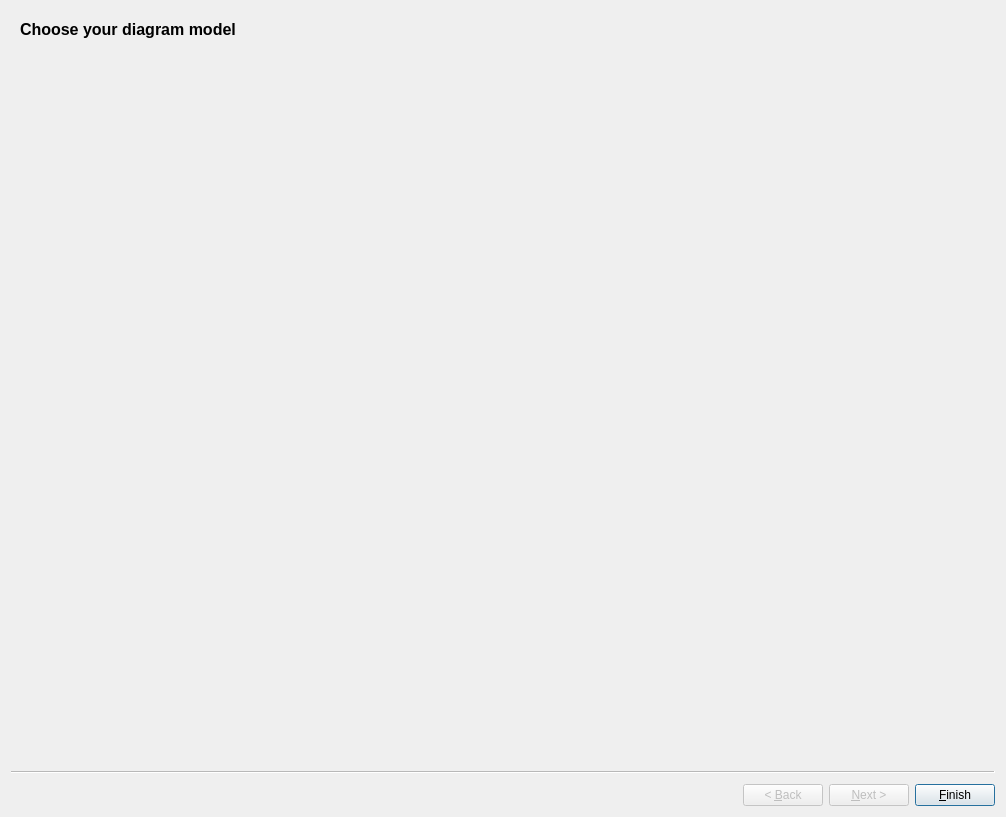
<?xml version="1.0" encoding="UTF-8"?>
<ui version="4.0">
 <class>Wizard</class>
 <widget class="QWizard" name="Wizard">
  <property name="geometry">
   <rect>
    <x>0</x>
    <y>0</y>
    <width>1006</width>
    <height>817</height>
   </rect>
  </property>
  <property name="windowTitle">
   <string>Wizard</string>
  </property>
  <property name="wizardStyle">
   <enum>QWizard::WizardStyle::ClassicStyle</enum>
  </property>
  <property name="options">
   <set>QWizard::WizardOption::HaveNextButtonOnLastPage|QWizard::WizardOption::NoCancelButton</set>
  </property>
  <property name="subTitleFormat">
   <enum>Qt::TextFormat::AutoText</enum>
  </property>
  <widget class="QWizardPage" name="chooseDiagramModelPage">
   <layout class="QVBoxLayout" name="chooseDiagramModelPageLayout">
    <item>
     <widget class="QLabel" name="chooseDiagramModelLabel">
      <property name="sizePolicy">
       <sizepolicy hsizetype="Expanding" vsizetype="Minimum">
        <horstretch>0</horstretch>
        <verstretch>0</verstretch>
       </sizepolicy>
      </property>
      <property name="font">
       <font>
        <pointsize>12</pointsize>
        <bold>true</bold>
       </font>
      </property>
      <property name="text">
       <string>Choose your diagram model</string>
      </property>
     </widget>
    </item>
    <item>
     <layout class="QHBoxLayout" name="chooseDiagramModelSelectorLayout"/>
    </item>
   </layout>
  </widget>
 </widget>
 <resources/>
 <connections/>
</ui>
